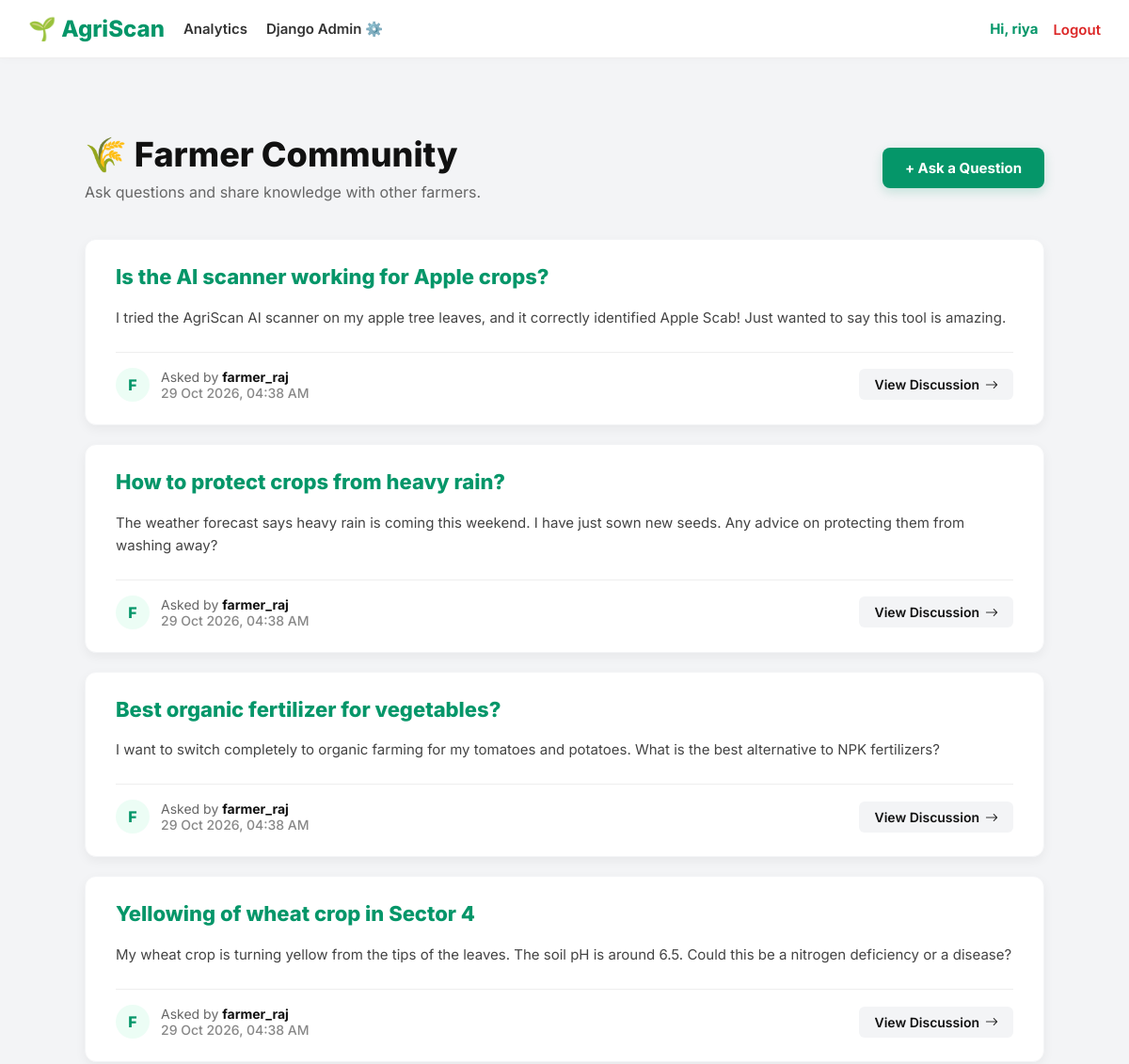
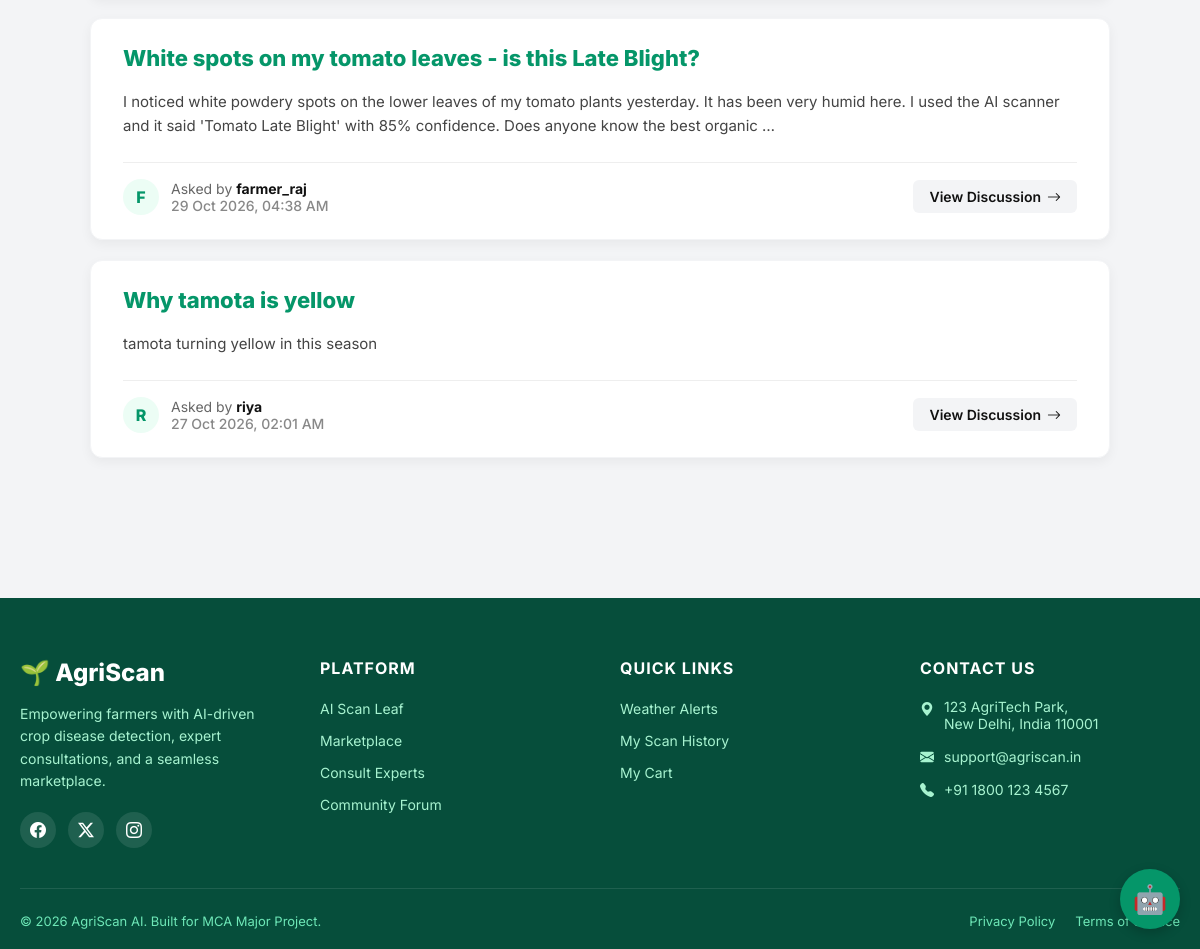
Screenshot of /community/forum/ (signed in) with the database file from the repository (2 pictures, top to bottom).
### accounts/models.py (models this page shows)
class User(AbstractUser):
    ROLE_CHOICES = (
        ('farmer', 'Farmer'),
        ('agronomist', 'Agronomist'),
        ('seller', 'Seller'),
        ('admin', 'Admin'),
    )
    role = models.CharField(max_length=20, choices=ROLE_CHOICES, default='farmer')
    phone = models.CharField(max_length=15, blank=True)

### community/models.py (models this page shows)
class ForumPost(models.Model):
    author = models.ForeignKey(User, on_delete=models.CASCADE)
    title = models.CharField(max_length=200)
    content = models.TextField()
    created_at = models.DateTimeField(auto_now_add=True)

### community/views.py (the view)
# urls.py: path('forum/', views.forum_list, name='forum_list'),
def forum_list(request):
    posts = ForumPost.objects.all().order_by('-created_at')
    return render(request, 'community/forum_list.html', {'posts': posts})

### templates/community/forum_list.html (shortened to what this page needs)
{% extends "base.html" %}
{% block content %}
<div class="forum-container">
    <div class="forum-header">
        <div>
            <h1 style="font-size: 36px; font-weight: 800; color: #111; margin-bottom: 8px;">🌾 Farmer Community</h1>
            <p style="color: #666; font-size: 16px;">Ask questions and share knowledge with other farmers.</p>
        </div>
        <a href="{% url 'create_post' %}" style="background: #059669; color: white; padding: 12px 24px; border-radius: 8px; text-decoration: none; font-weight: 700; font-size: 15px; box-shadow: 0 4px 12px rgba(5, 150, 105, 0.2); transition: 0.2s;">
            + Ask a Question
        </a>
    </div>
    {% for post in posts %}
    <div class="forum-card">
        <a href="{% url 'post_detail' post.id %}" class="forum-title">
            {{ post.title }}
        </a>
        <p class="forum-content">
            {{ post.content|truncatewords:40 }}
        </p>
        <div class="forum-meta">
            <div class="author-info">
                <div class="avatar">{{ post.author.username|first|upper }}</div>
                <div>
                    <div class="author-text">Asked by <strong>{{ post.author.username }}</strong></div>
                    <div class="date-text">{{ post.created_at|date:"d M Y, h:i A" }}</div>
                </div>
            </div>
            <a href="{% url 'post_detail' post.id %}" class="read-more-btn">
                View Discussion <i class="bi bi-arrow-right"></i>
            </a>
        </div>
    </div>
    {% endfor %}
</div>
{% endblock %}

### templates/base.html (shortened to what this page needs)
{% load static %}
<!DOCTYPE html>
<html lang="en">
<head>
    <link href="https://cdn.jsdelivr.net/npm/bootstrap-icons@1.11.0/font/bootstrap-icons.css" rel="stylesheet">
    <link rel="stylesheet" href="{% static 'css/style.css' %}">
</head>
<body>
<nav class="navbar" style="background: white; border-bottom: 1px solid #eee; box-shadow: 0 2px 10px rgba(0,0,0,0.02);">
    <div class="nav-container" style="display: flex; justify-content: space-between; align-items: center; width: 100%; max-width: 1400px; margin: 0 auto; padding: 16px 30px; box-sizing: border-box; gap: 20px;">
        <div style="display: flex; align-items: center; gap: 20px; flex-shrink: 1; overflow: hidden;">
            <a href="/" class="brand" style="font-size: 24px; font-weight: 800; color: #059669; text-decoration: none; white-space: nowrap; flex-shrink: 0;">
                🌱 AgriScan
            </a>
            <div class="nav-links" style="display: flex; align-items: center; gap: 20px; white-space: nowrap;">
                {% if user.is_authenticated %}
                    {% if user.is_superuser or user.role == 'admin' %}
                        <a href="{% url 'admin_dashboard' %}" style="font-size: 15px; font-weight: 600; color: #333; text-decoration: none;">Analytics</a>
                        {% if user.is_superuser %}
                            <a href="/admin/" target="_blank" style="font-size: 15px; font-weight: 600; color: #333; text-decoration: none;">Django Admin ⚙️</a>
                        {% endif %}
                    {% elif user.role == 'seller' %}
                        <a href="{% url 'seller_dashboard' %}" style="font-size: 15px; font-weight: 600; color: #333; text-decoration: none;">Seller Dashboard</a>
                        <a href="{% url 'store' %}" style="font-size: 15px; font-weight: 600; color: #333; text-decoration: none;">View Store</a>
                    {% elif user.role == 'agronomist' %}
                        <a href="{% url 'agronomist_dashboard' %}" style="font-size: 15px; font-weight: 600; color: #333; text-decoration: none;">My Consultations</a>
                    {% endif %}
                {% endif %}
            </div>
        </div>
        <div style="display: flex; align-items: center; gap: 16px; white-space: nowrap; flex-shrink: 0; margin-left: 20px;">
            {% if user.is_authenticated %}
                <span style="font-size: 15px; font-weight: 700; color: #059669;">
                    Hi, {{ user.username }}
                </span>
                <form method="post" action="{% url 'logout' %}" style="margin: 0;">
                    <button type="submit" style="background: none; border: none; cursor: pointer; font-family: inherit; font-size: 15px; font-weight: 600; color: #dc2626; padding: 0;">Logout</button>
                </form>
            {% endif %}
        </div>
    </div>
</nav>
<main class="container">
    {% block content %}{% endblock %}
</main>
<footer style="background: #064E3B; color: #D1FAE5; padding: 60px 0 20px 0; margin-top: 60px; font-family: 'Inter', sans-serif;">
    <div style="max-width: 1200px; margin: 0 auto; padding: 0 20px;">
        <div style="display: grid; grid-template-columns: repeat(auto-fit, minmax(200px, 1fr)); gap: 40px; margin-bottom: 40px;">
            <div>
                <a href="{% url 'home' %}" style="display: flex; align-items: center; gap: 8px; font-size: 24px; font-weight: 800; color: white; text-decoration: none; margin-bottom: 16px;">
                    🌱 AgriScan
                </a>
                <p style="font-size: 14px; line-height: 1.6; color: #A7F3D0; margin-bottom: 20px;">
                    Empowering farmers with AI-driven crop disease detection, expert consultations, and a seamless marketplace.
                </p>
                <div style="display: flex; gap: 12px;">
                    <a href="#" style="color: white; background: rgba(255,255,255,0.1); width: 36px; height: 36px; display: flex; align-items: center; justify-content: center; border-radius: 50%; text-decoration: none;"><i class="bi bi-facebook"></i></a>
                    <a href="#" style="color: white; background: rgba(255,255,255,0.1); width: 36px; height: 36px; display: flex; align-items: center; justify-content: center; border-radius: 50%; text-decoration: none;"><i class="bi bi-twitter-x"></i></a>
                    <a href="#" style="color: white; background: rgba(255,255,255,0.1); width: 36px; height: 36px; display: flex; align-items: center; justify-content: center; border-radius: 50%; text-decoration: none;"><i class="bi bi-instagram"></i></a>
                </div>
            </div>
            <div>
                <h4 style="color: white; font-size: 16px; font-weight: 700; margin-bottom: 20px; text-transform: uppercase; letter-spacing: 1px;">Platform</h4>
                <ul style="list-style: none; padding: 0; margin: 0; display: flex; flex-direction: column; gap: 12px;">
                    <li><a href="{% url 'home' %}" style="color: #A7F3D0; text-decoration: none; font-size: 14px;">AI Scan Leaf</a></li>
                    <li><a href="{% url 'store' %}" style="color: #A7F3D0; text-decoration: none; font-size: 14px;">Marketplace</a></li>
                    <li><a href="{% url 'expert_list' %}" style="color: #A7F3D0; text-decoration: none; font-size: 14px;">Consult Experts</a></li>
                    <li><a href="{% url 'forum_list' %}" style="color: #A7F3D0; text-decoration: none; font-size: 14px;">Community Forum</a></li>
                </ul>
            </div>
            <div>
                <h4 style="color: white; font-size: 16px; font-weight: 700; margin-bottom: 20px; text-transform: uppercase; letter-spacing: 1px;">Quick Links</h4>
                <ul style="list-style: none; padding: 0; margin: 0; display: flex; flex-direction: column; gap: 12px;">
                    <li><a href="{% url 'weather_dashboard' %}" style="color: #A7F3D0; text-decoration: none; font-size: 14px;">Weather Alerts</a></li>
                    <li><a href="{% url 'history' %}" style="color: #A7F3D0; text-decoration: none; font-size: 14px;">My Scan History</a></li>
                    <li><a href="{% url 'view_cart' %}" style="color: #A7F3D0; text-decoration: none; font-size: 14px;">My Cart</a></li>
                </ul>
            </div>
            <div>
                <h4 style="color: white; font-size: 16px; font-weight: 700; margin-bottom: 20px; text-transform: uppercase; letter-spacing: 1px;">Contact Us</h4>
                <ul style="list-style: none; padding: 0; margin: 0; display: flex; flex-direction: column; gap: 16px; font-size: 14px; color: #A7F3D0;">
                    <li style="display: flex; gap: 10px; align-items: flex-start;">
                        <i class="bi bi-geo-alt-fill" style="margin-top: 2px;"></i>
                        <span>123 AgriTech Park,<br>New Delhi, India 110001</span>
                    </li>
                    <li style="display: flex; gap: 10px; align-items: center;">
                        <i class="bi bi-envelope-fill"></i>
                        <span>support@agriscan.in</span>
                    </li>
                    <li style="display: flex; gap: 10px; align-items: center;">
                        <i class="bi bi-telephone-fill"></i>
                        <span>+91 1800 123 4567</span>
                    </li>
                </ul>
            </div>
        </div>
        <div style="border-top: 1px solid rgba(255,255,255,0.1); padding-top: 24px; display: flex; justify-content: space-between; align-items: center; flex-wrap: wrap; gap: 16px; font-size: 13px; color: #6EE7B7;">
            <p style="margin: 0;">&copy; 2026 AgriScan AI. Built for MCA Major Project.</p>
            <div style="display: flex; gap: 20px;">
                <a href="#" style="color: #6EE7B7; text-decoration: none;">Privacy Policy</a>
                <a href="#" style="color: #6EE7B7; text-decoration: none;">Terms of Service</a>
            </div>
        </div>
    </div>
</footer>
{% if '/login/' not in request.path and '/register/' not in request.path %}
<div id="chatbot-btn" style="position: fixed; bottom: 20px; right: 20px; background: #059669; color: white; width: 60px; height: 60px; border-radius: 50%; display: flex; align-items: center; justify-content: center; font-size: 28px; cursor: pointer; box-shadow: 0 4px 12px rgba(0,0,0,0.2); z-index: 1000;">
    🤖
</div>
{% endif %}
</body>
</html>

### static/css/style.css (style rules this page uses)
:root { --primary: #059669; --primary-dark: #047857; --bg: #F3F4F6; --card-bg: #FFFFFF; --text-main: #111827; --text-muted: #6B7280; --border: #E5E7EB; --shadow: 0 10px 25px rgba(0,0,0,0.05); }
* { box-sizing: border-box; margin: 0; padding: 0; }
body { font-family: 'Inter', sans-serif; background: var(--bg); color: var(--text-main); display: flex; flex-direction: column; min-height: 100vh; }
.container { max-width: 1100px; margin: 0 auto; padding: 40px 20px; flex: 1; }
.navbar { background: var(--card-bg); box-shadow: 0 2px 10px rgba(0,0,0,0.05); position: sticky; top: 0; z-index: 100; }
.nav-container { max-width: 1100px; margin: 0 auto; padding: 16px 20px; display: flex; justify-content: space-between; align-items: center; }
.brand { font-size: 22px; font-weight: 800; color: var(--primary); text-decoration: none; }
.nav-links { display: flex; gap: 24px; align-items: center; }
.nav-links a { text-decoration: none; color: var(--text-main); font-weight: 500; font-size: 15px; }

### templates/base.html (style rules this page uses)
body { display: flex; flex-direction: column; min-height: 100vh; margin: 0; }
main { flex: 1 0 auto; }

### templates/community/forum_list.html (style rules this page uses)
.forum-container { max-width: 1200px; margin: 40px auto; padding: 0 20px; }
.forum-header { display: flex; justify-content: space-between; align-items: center; margin-bottom: 40px; flex-wrap: wrap; gap: 16px; }
.forum-card { background: white; border-radius: 12px; padding: 24px 32px; margin-bottom: 20px; box-shadow: 0 4px 12px rgba(0,0,0,0.05); border: 1px solid #F3F4F6; transition: transform 0.2s, box-shadow 0.2s; display: flex; flex-direction: column; gap: 16px; }
.forum-title { font-size: 22px; font-weight: 800; color: #059669; text-decoration: none; margin: 0; line-height: 1.4; }
.forum-content { color: #444; font-size: 15px; line-height: 1.6; margin: 0; }
.forum-meta { display: flex; justify-content: space-between; align-items: center; border-top: 1px solid #eee; padding-top: 16px; margin-top: 8px; }
.author-info { display: flex; align-items: center; gap: 12px; }
.avatar { width: 36px; height: 36px; background: #ECFDF5; color: #059669; border-radius: 50%; display: flex; align-items: center; justify-content: center; font-weight: 800; font-size: 16px; }
.author-text { font-size: 14px; color: #666; }
.author-text strong { color: #111; }
.date-text { font-size: 14px; color: #888; font-weight: 500; }
.read-more-btn { background: #F3F4F6; color: #111; padding: 8px 16px; border-radius: 6px; text-decoration: none; font-weight: 600; font-size: 14px; transition: 0.2s; display: inline-flex; align-items: center; gap: 6px; }

### rows the page displays
User: username "riya"
ForumPost: title "Is the AI scanner working for Apple crops?", content "I tried the AgriScan AI scanner on my apple tree leaves, and it correctly identified Apple Scab! Just wanted to say this tool is amazing.", author.username|first "F", author.username "farmer_raj", created_at "29 Oct 2026, 04:38 AM"
ForumPost: title "How to protect crops from heavy rain?", content "The weather forecast says heavy rain is coming this weekend. I have just sown new seeds. Any advice on protecting them from washing away?", author.username|first "F", author.username "farmer_raj", created_at "29 Oct 2026, 04:38 AM"
ForumPost: title "Best organic fertilizer for vegetables?", content "I want to switch completely to organic farming for my tomatoes and potatoes. What is the best alternative to NPK fertilizers?", author.username|first "F", author.username "farmer_raj", created_at "29 Oct 2026, 04:38 AM"
ForumPost: title "Yellowing of wheat crop in Sector 4", content "My wheat crop is turning yellow from the tips of the leaves. The soil pH is around 6.5. Could this be a nitrogen deficiency or a disease?", author.username|first "F", author.username "farmer_raj", created_at "29 Oct 2026, 04:38 AM"
ForumPost: title "White spots on my tomato leaves - is this Late Blight?", content "I noticed white powdery spots on the lower leaves of my tomato plants yesterday. It has been very humid here. I used the AI scanner and it said 'Tomato Late Blight' with 85% confidence. Does anyone know the best organic …", author.username|first "F", author.username "farmer_raj", created_at "29 Oct 2026, 04:38 AM"
ForumPost: title "Why tamota is yellow", content "tamota turning yellow in this season", author.username|first "R", author.username "riya", created_at "27 Oct 2026, 02:01 AM"
